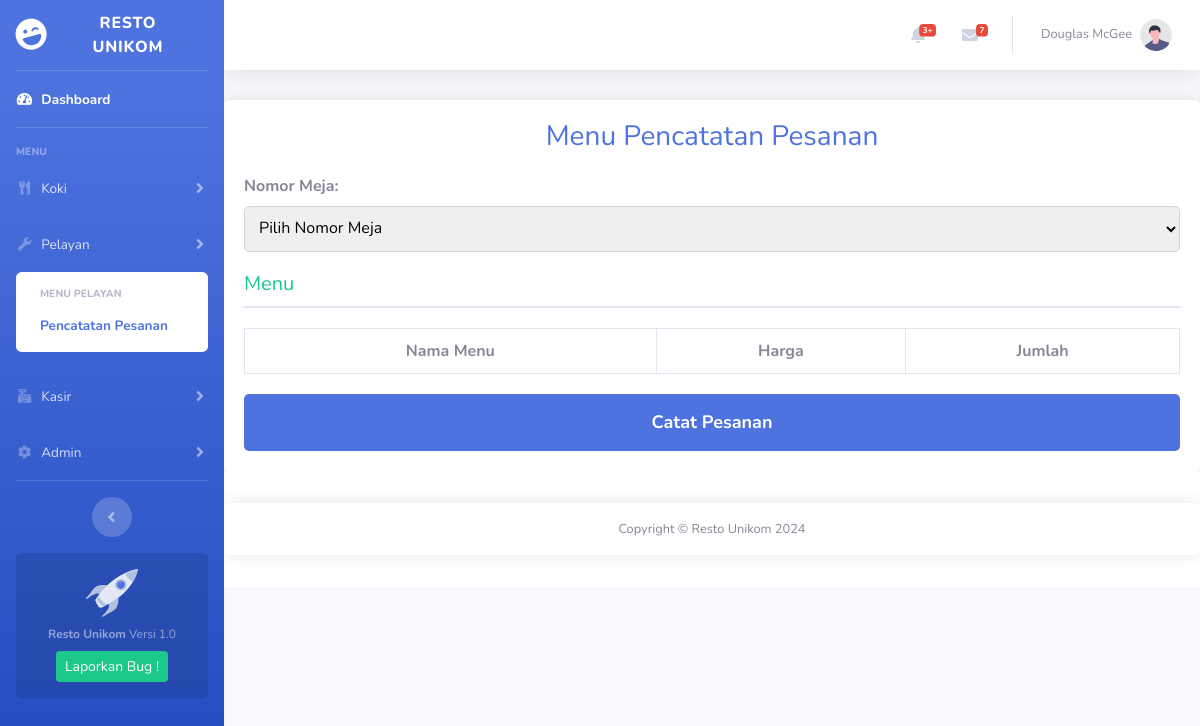
Before: /pesanan-pelayan.php with the older database file.
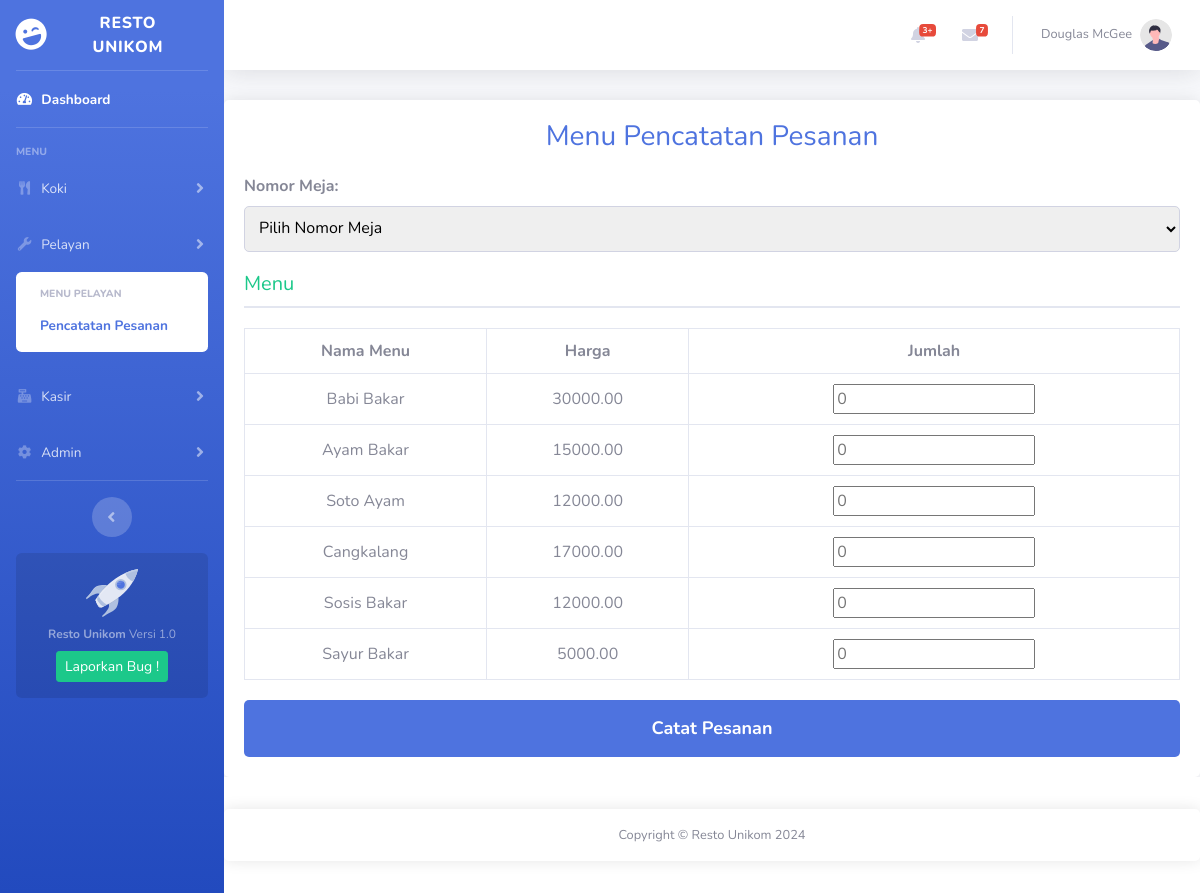
After: the same page with the newer database file.
### tables this page shows
CREATE TABLE `menu` (
  `no_menu` int(11) NOT NULL,
  `status` varchar(6) NOT NULL,
  `nama_menu` varchar(16) NOT NULL,
  `stok` int(3) NOT NULL,
  `harga` decimal(9,2) NOT NULL
);

### pesanan-pelayan.php (the view, shortened to what this page needs)
<!DOCTYPE html>
<html lang="en">
<head>
    <link href="vendor/fontawesome-free/css/all.min.css" rel="stylesheet" type="text/css">
    <link href="css/sb-admin-2.min.css" rel="stylesheet">
</head>
<body id="page-top">
    <div id="wrapper">
        <ul class="navbar-nav bg-gradient-primary sidebar sidebar-dark accordion" id="accordionSidebar">
            <a class="sidebar-brand d-flex align-items-center justify-content-center" href="Dashboard.html">
                <div class="sidebar-brand-icon rotate-n-15">
                    <i class="fas fa-laugh-wink"></i>
                </div>
                <div class="sidebar-brand-text mx-3">Resto Unikom</div>
            </a>
            <hr class="sidebar-divider my-0">
            <li class="nav-item active">
                <a class="nav-link" href="Dashboard.html">
                    <i class="fas fa-fw fa-tachometer-alt"></i>
                    <span>Dashboard</span></a>
            </li>
            <hr class="sidebar-divider">
            <div class="sidebar-heading">
                Menu
            </div>
          <li class="nav-item">
            <a class="nav-link collapsed" href="#" data-toggle="collapse" data-target="#collapseKoki" aria-expanded="true" aria-controls="collapseKoki">
                <i class="fas fa-fw fa-utensils"></i>
                <span>Koki</span>
            </a>
        </li>
            <li class="nav-item">
                <a class="nav-link collapsed" href="#" data-toggle="collapse" data-target="#collapsePelayan"
                    aria-expanded="true" aria-controls="collapsePelayan">
                    <i class="fas fa-fw fa-wrench"></i>
                    <span>Pelayan</span>
                </a>
                <div id="collapsePelayan" class="collapse show" aria-labelledby="headingPelayan"
                    data-parent="#accordionSidebar">
                    <div class="bg-white py-2 collapse-inner rounded">
                        <h6 class="collapse-header">Menu Pelayan</h6>
                        <a class="collapse-item active" href="pesanan-pelayan.php">Pencatatan Pesanan</a>
                    </div>
                </div>
            </li>
            <li class="nav-item">
                <a class="nav-link collapsed" href="#" data-toggle="collapse" data-target="#collapseKasir"
                    aria-expanded="true" aria-controls="collapseKasir">
                    <i class="fas fa-fw fa-cash-register"></i>
                    <span>Kasir</span>
                </a>
            </li>
            <li class="nav-item">
                <a class="nav-link collapsed" href="#" data-toggle="collapse" data-target="#collapseAdmin"
                    aria-expanded="true" aria-controls="collapseAdmin">
                    <i class="fas fa-fw fa-cog"></i>
                    <span>Admin</span>
                </a>
            </li>
            <hr class="sidebar-divider d-none d-md-block">
            <div class="text-center d-none d-md-inline">
                <button class="rounded-circle border-0" id="sidebarToggle"></button>
            </div>
            <div class="sidebar-card d-none d-lg-flex">
                <img class="sidebar-card-illustration mb-2" src="img/undraw_rocket.svg" alt="...">
                <p class="text-center mb-2"><strong>Resto Unikom</strong> Versi 1.0</p>
                <a class="btn btn-success btn-sm" href="https://github.com/xturus138/adminWebsite">Laporkan Bug !</a>
            </div>
        </ul>
        <div id="content-wrapper" class="d-flex flex-column">
            <div id="content">
                <nav class="navbar navbar-expand navbar-light bg-white topbar mb-4 static-top shadow">
                    <ul class="navbar-nav ml-auto">
                        <li class="nav-item dropdown no-arrow mx-1">
                            <a class="nav-link dropdown-toggle" href="#" id="alertsDropdown" role="button"
                                data-toggle="dropdown" aria-haspopup="true" aria-expanded="false">
                                <i class="fas fa-bell fa-fw"></i>
                                <span class="badge badge-danger badge-counter">3+</span>
                            </a>
                        </li>
                        <li class="nav-item dropdown no-arrow mx-1">
                            <a class="nav-link dropdown-toggle" href="#" id="messagesDropdown" role="button"
                                data-toggle="dropdown" aria-haspopup="true" aria-expanded="false">
                                <i class="fas fa-envelope fa-fw"></i>
                                <span class="badge badge-danger badge-counter">7</span>
                            </a>
                        </li>
                        <li class="nav-item dropdown no-arrow">
                            <a class="nav-link dropdown-toggle" href="#" id="userDropdown" role="button"
                                data-toggle="dropdown" aria-haspopup="true" aria-expanded="false">
                                <span class="mr-2 d-none d-lg-inline text-gray-600 small">Douglas McGee</span>
                                <img class="img-profile rounded-circle"
                                    src="img/undraw_profile.svg">
                            </a>
                        </li>
                    </ul>
                </nav>
            <?php
include 'config.php';
$sql_menu = "SELECT nama_menu, harga FROM menu";
$result_menu = $db->query($sql_menu);
$menu_items = array();
if ($result_menu->num_rows > 0) {
    while ($row = $result_menu->fetch_assoc()) {
        $menu_items[] = $row;
    }
}
?>
<!DOCTYPE html>
<html lang="en">
<head>
</head>
<body>
<div class="container">
    <h1>Menu Pencatatan Pesanan</h1>
    <form action="submit_order.php" method="POST">
        <div class="table-number">
            <label for="table-number">Nomor Meja:</label>
            <select id="table-number" name="table_number" required>
                <option value="" disabled selected>Pilih Nomor Meja</option>
            </select>
        </div>
        <div class="menu-section">
            <h2>Menu</h2>
            <table>
                <thead>
                    <tr>
                        <th>Nama Menu</th>
                        <th>Harga</th>
                        <th>Jumlah</th>
                    </tr>
                </thead>
                <tbody>
                    <?php
                    if (!empty($menu_items)) {
                        foreach ($menu_items as $menu) {
                            echo "<tr>
                                    <td>{$menu['nama_menu']}</td>
                                    <td>{$menu['harga']}</td>
                                    <td><input type=\"number\" name=\"menu_{$menu['nama_menu']}\" min=\"0\" placeholder=\"0\"></td>
                                  </tr>";
                        }
                    }
                    ?>
                </tbody>
            </table>
        </div>
        <button type="submit" class="submit-btn">Catat Pesanan</button>
    </form>
</div>
</body>
</html>
            <footer class="sticky-footer bg-white">
                <div class="container my-auto">
                    <div class="copyright text-center my-auto">
                        <span>Copyright &copy; Resto Unikom 2024</span>
                    </div>
                </div>
            </footer>
        </div>
    </div>
</body>
</html>

### pesanan-pelayan.php (style rules this page uses)
body { font-family: 'Nunito', sans-serif; margin: 0; padding: 0; background-color: #f8f9fc; }
.container { width: 100%; padding: 20px; background-color: #fff; box-shadow: 0 0 15px rgba(0, 0, 0, 0.1); border-radius: 5px; margin-top: 30px; }
h1 { text-align: center; color: #4e73df; font-size: 1.75rem; margin-bottom: 20px; }
.menu-section { margin-bottom: 20px; }
.menu-section h2 { border-bottom: 2px solid #e3e6f0; padding-bottom: 10px; color: #1cc88a; font-size: 1.25rem; margin-bottom: 15px; }
.submit-btn { display: block; width: 100%; padding: 15px; background-color: #4e73df; color: white; border: none; border-radius: 5px; cursor: pointer; font-size: 18px; font-weight: bold; }
.table-number { margin-bottom: 20px; }
.table-number label { font-weight: bold; }
.table-number select { width: 100%; padding: 10px; border: 1px solid #d1d3e2; border-radius: 5px; }
table { width: 100%; border-collapse: collapse; margin-top: 20px; }
table, th, td { border: 1px solid #e3e6f0; }
th, td { padding: 10px; text-align: center; }

Changed rows visible on the page:
added menu: nama_menu "Babi Bakar", harga "30000.00"
added menu: nama_menu "Ayam Bakar", harga "15000.00"
added menu: nama_menu "Soto Ayam", harga "12000.00"
added menu: nama_menu "Cangkalang", harga "17000.00"
added menu: nama_menu "Sosis Bakar", harga "12000.00"
added menu: nama_menu "Sayur Bakar", harga "5000.00"
